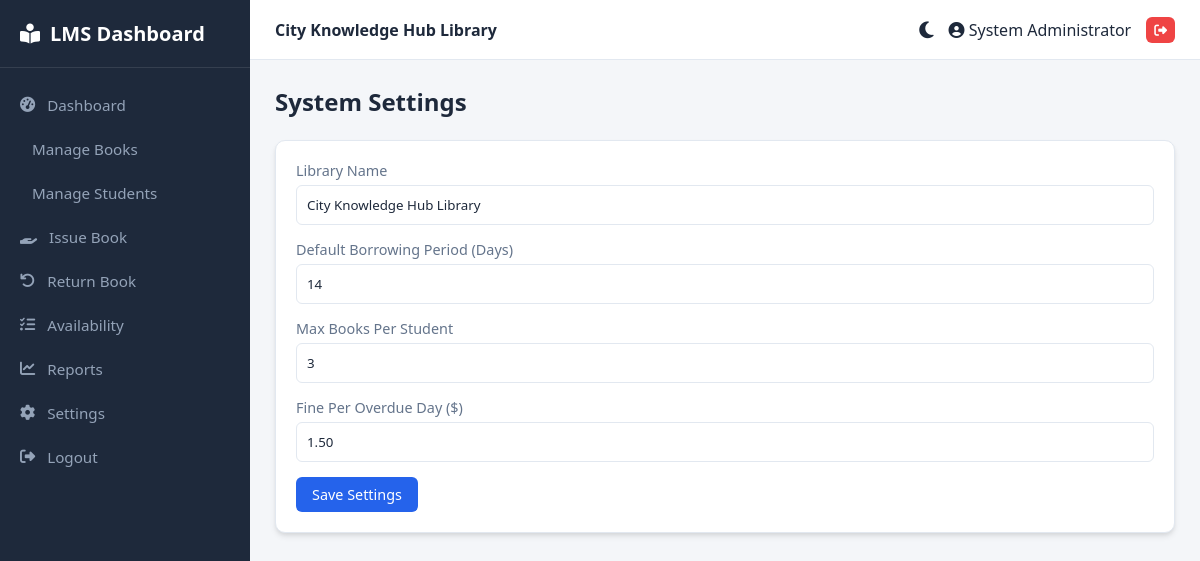
The page /settings.php (signed in) on the database its author committed.
### tables this page shows
CREATE TABLE IF NOT EXISTS `settings` (
  `id` INT PRIMARY KEY DEFAULT 1,
  `library_name` VARCHAR(150) NOT NULL DEFAULT 'Central Library Management',
  `borrowing_period` INT NOT NULL DEFAULT 14,
  `max_books_per_student` INT NOT NULL DEFAULT 3,
  `fine_per_day` DECIMAL(8,2) NOT NULL DEFAULT 2.00
);

### includes/functions.php (called while the page is built)
<?php
function sanitize($data) {
    return htmlspecialchars(trim($data), ENT_QUOTES, 'UTF-8');
}
function get_settings($pdo) {
    $stmt = $pdo->query("SELECT * FROM settings WHERE id = 1");
    return $stmt->fetch() ?: [
        'library_name' => 'Library System',
        'borrowing_period' => 14,
        'max_books_per_student' => 3,
        'fine_per_day' => 1.50
    ];
}
?>

### settings.php (the view, shortened to what this page needs)
<?php
include 'includes/header.php';
$settings = get_settings($pdo);
?>
<h2>System Settings</h2>
<br>
<div class="card">
    <form method="POST">
        <div class="form-group">
            <label>Library Name</label>
            <input type="text" name="library_name" class="form-control" value="<?= sanitize($settings['library_name']) ?>" required>
        </div>
        <div class="form-group">
            <label>Default Borrowing Period (Days)</label>
            <input type="number" name="borrowing_period" class="form-control" value="<?= $settings['borrowing_period'] ?>" required>
        </div>
        <div class="form-group">
            <label>Max Books Per Student</label>
            <input type="number" name="max_books" class="form-control" value="<?= $settings['max_books_per_student'] ?>" required>
        </div>
        <div class="form-group">
            <label>Fine Per Overdue Day ($)</label>
            <input type="number" step="0.01" name="fine_per_day" class="form-control" value="<?= $settings['fine_per_day'] ?>" required>
        </div>
        <button type="submit" class="btn btn-primary">Save Settings</button>
    </form>
</div>
<?php include 'includes/footer.php'; ?>

### includes/header.php (shortened to what this page needs)
<?php
require_once __DIR__ . '/db.php';
require_once __DIR__ . '/functions.php';
$settings = get_settings($pdo);
?>
<!DOCTYPE html>
<html lang="en">
<head>
    <link rel="stylesheet" href="/library_management/assets/css/style.css">
    <link rel="stylesheet" href="https://cdnjs.cloudflare.com/ajax/libs/font-awesome/6.4.0/css/all.min.css">
</head>
<body>
    <?php include __DIR__ . '/sidebar.php'; ?>
    <div class="main-wrapper">
        <header class="top-nav">
            <div><strong><?= sanitize($settings['library_name']) ?></strong></div>
            <div class="user-info">
                <button class="theme-toggle" id="theme-toggle-btn" title="Toggle Light/Dark Mode">
                    <i class="fas fa-moon" id="theme-icon"></i>
                </button>
                <span><i class="fas fa-user-circle"></i> <?= sanitize($_SESSION['admin_name'] ?? 'Admin') ?></span>
                <a href="/library_management/logout.php" class="btn btn-danger btn-sm"><i class="fas fa-sign-out-alt"></i></a>
            </div>
        </header>
        <div class="content-area">

### assets/css/style.css (style rules this page uses)
:root { --bg-primary: #f4f6f9; --bg-surface: #ffffff; --bg-sidebar: #1e293b; --text-primary: #1e293b; --text-secondary: #64748b; --text-sidebar: #94a3b8; --text-sidebar-active: #ffffff; --accent-color: #2563eb; --accent-hover: #1d4ed8; --card-bg: #ffffff; --border-color: #e2e8f0; --table-hover: #f8fafc; --shadow: 0 4px 6px -1px rgba(0, 0, 0, 0.1), 0 2px 4px -1px rgba(0, 0, 0, 0.06); }
* { box-sizing: border-box; margin: 0; padding: 0; font-family: 'Segoe UI', Tahoma, Geneva, Verdana, sans-serif; transition: background-color 0.2s, color 0.2s; }
body { background-color: var(--bg-primary); color: var(--text-primary); display: flex; min-height: 100vh; }
.main-wrapper { margin-left: 250px; flex-grow: 1; display: flex; flex-direction: column; min-width: 0; }
.top-nav { height: 60px; background-color: var(--bg-surface); border-bottom: 1px solid var(--border-color); display: flex; align-items: center; justify-content: space-between; padding: 0 25px; position: sticky; top: 0; z-index: 90; }
.top-nav .user-info { display: flex; align-items: center; gap: 15px; }
.theme-toggle { background: none; border: none; cursor: pointer; font-size: 1.2rem; color: var(--text-primary); }
.content-area { padding: 25px; flex-grow: 1; }
.card { background-color: var(--card-bg); border-radius: 10px; padding: 20px; box-shadow: var(--shadow); border: 1px solid var(--border-color); margin-bottom: 25px; }
.btn { display: inline-block; padding: 8px 16px; border-radius: 6px; border: none; cursor: pointer; text-decoration: none; font-size: 0.9rem; font-weight: 500; }
.btn-primary { background-color: var(--accent-color); color: #fff; }
.btn-danger { background-color: #ef4444; color: #fff; }
.btn-sm { padding: 4px 8px; font-size: 0.8rem; }
.form-group { margin-bottom: 15px; }
.form-group label { display: block; margin-bottom: 5px; color: var(--text-secondary); font-size: 0.9rem; }
.form-control { width: 100%; padding: 10px; border: 1px solid var(--border-color); border-radius: 6px; background-color: var(--bg-surface); color: var(--text-primary); }

### rows shown on the page
settings: library_name "City Knowledge Hub Library", borrowing_period "14", max_books "3", fine_per_day "1.50"

### other values the page prints
$_SESSION['admin_name'] "System Administrator"
